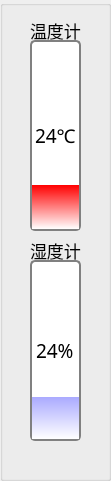
  <widget class="QGroupBox" name="groupBox_2">
   <property name="geometry">
    <rect>
     <x>800</x>
     <y>80</y>
     <width>111</width>
     <height>481</height>
    </rect>
   </property>
   <property name="font">
    <font>
     <pointsize>14</pointsize>
     <weight>75</weight>
     <bold>true</bold>
    </font>
   </property>
   <property name="title">
    <string/>
   </property>
   <widget class="QWidget" name="QQ" native="true">
    <property name="geometry">
     <rect>
      <x>10</x>
      <y>20</y>
      <width>91</width>
      <height>451</height>
     </rect>
    </property>
    <widget class="QProgressBar" name="progressBar">
     <property name="geometry">
      <rect>
       <x>20</x>
       <y>20</y>
       <width>51</width>
       <height>191</height>
      </rect>
     </property>
     <property name="font">
      <font>
       <family>宋体</family>
       <pointsize>14</pointsize>
       <weight>50</weight>
       <italic>false</italic>
       <bold>false</bold>
      </font>
     </property>
     <property name="mouseTracking">
      <bool>false</bool>
     </property>
     <property name="layoutDirection">
      <enum>Qt::LeftToRight</enum>
     </property>
     <property name="styleSheet">
      <string notr="true">QProgressBar {
     border: 2px solid grey;
     border-radius: 5px;
 	text-align: center;
 }

 QProgressBar::chunk {
     
	background-color: qlineargradient(spread:pad, x1:0, y1:0, x2:0, y2:1, stop:0 rgba(255, 0, 0, 255), stop:1 rgba(255, 255, 255, 255));
     higth: 20px;
 }</string>
     </property>
     <property name="maximum">
      <number>100</number>
     </property>
     <property name="value">
      <number>24</number>
     </property>
     <property name="textVisible">
      <bool>true</bool>
     </property>
     <property name="orientation">
      <enum>Qt::Vertical</enum>
     </property>
     <property name="invertedAppearance">
      <bool>false</bool>
     </property>
     <property name="textDirection">
      <enum>QProgressBar::BottomToTop</enum>
     </property>
     <property name="format">
      <string>%p℃</string>
     </property>
    </widget>
    <widget class="QProgressBar" name="progressBar2">
     <property name="geometry">
      <rect>
       <x>20</x>
       <y>240</y>
       <width>51</width>
       <height>181</height>
      </rect>
     </property>
     <property name="font">
      <font>
       <family>宋体</family>
       <pointsize>14</pointsize>
       <weight>50</weight>
       <italic>false</italic>
       <bold>false</bold>
      </font>
     </property>
     <property name="styleSheet">
      <string notr="true">QProgressBar {
     border: 2px solid grey;
     border-radius: 5px;
 	text-align: center;
 }

 QProgressBar::chunk {
     
	background-color: qlineargradient(spread:pad, x1:0, y1:0, x2:0, y2:1, stop:0 rgba(170, 170, 255, 255), stop:1 rgba(255, 255, 255, 255));
     higth: 20px;
 }</string>
     </property>
     <property name="value">
      <number>24</number>
     </property>
     <property name="orientation">
      <enum>Qt::Vertical</enum>
     </property>
    </widget>
    <widget class="QLabel" name="label">
     <property name="geometry">
      <rect>
       <x>20</x>
       <y>0</y>
       <width>51</width>
       <height>21</height>
      </rect>
     </property>
     <property name="font">
      <font>
       <pointsize>13</pointsize>
       <weight>50</weight>
       <bold>false</bold>
      </font>
     </property>
     <property name="styleSheet">
      <string notr="true">background:rgba(255,0, 0, 0);
border: none;</string>
     </property>
     <property name="text">
      <string>温度计</string>
     </property>
    </widget>
    <widget class="QLabel" name="label_2">
     <property name="geometry">
      <rect>
       <x>20</x>
       <y>220</y>
       <width>51</width>
       <height>21</height>
      </rect>
     </property>
     <property name="font">
      <font>
       <pointsize>13</pointsize>
       <weight>50</weight>
       <bold>false</bold>
      </font>
     </property>
     <property name="styleSheet">
      <string notr="true">background:rgba(255,0, 0, 0);
border: none;</string>
     </property>
     <property name="text">
      <string>湿度计</string>
     </property>
    </widget>
   </widget>
  </widget>
